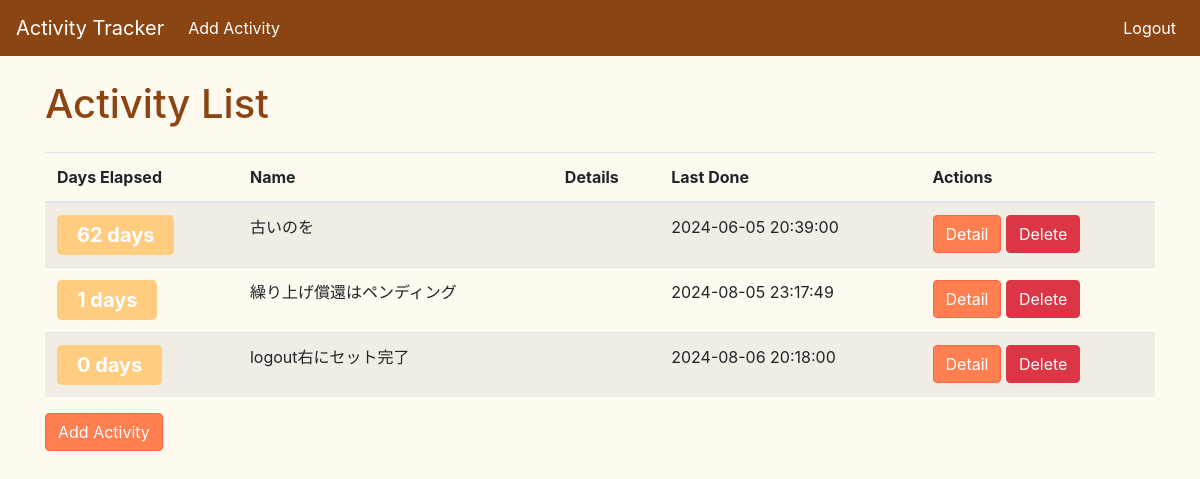
Screenshot of / (signed in) with the database file from the repository.
### models.py (models this page shows)
class Activity(db.Model):
    id = db.Column(db.Integer, primary_key=True)
    name = db.Column(db.String(200), nullable=False)
    last_done = db.Column(db.DateTime, default=datetime.utcnow)
    details = db.Column(db.String(500), nullable=True)
    user_id = db.Column(db.Integer, db.ForeignKey('user.id'), nullable=False)  # ユーザーIDの追加
    updates = db.relationship('Update', backref='activity', lazy=True, cascade="all, delete-orphan")  # * app.pyと同じ

### routes.py (the view)
@main.route('/')
@login_required  # *
def index():
    activities = Activity.query.filter_by(user_id=current_user.id).all()  # *
    current_time = datetime.now(pytz.utc).astimezone(JST)
    activities_with_elapsed = []
    for activity in activities:
        if activity.last_done.tzinfo is None:
            activity.last_done = pytz.utc.localize(activity.last_done)
        activity.last_done = activity.last_done.astimezone(JST)  ## この1行でUTCからJST表示
        elapsed_days = (current_time - activity.last_done).days
        activities_with_elapsed.append({
            'activity': activity,
            'elapsed_days': elapsed_days
        })
    sorted_activities = sorted(activities_with_elapsed, key=lambda activity: activity['elapsed_days'], reverse=True)
    return render_template('index.html', activities=sorted_activities)

### app.py (called while the page is built)
def create_app():
    app = Flask(__name__)
    app.config.from_object('config.Config')
    db.init_app(app)
    bcrypt.init_app(app)
    login_manager.init_app(app)
    migrate = Migrate(app, db)  # 追加
    @login_manager.user_loader
    def load_user(user_id):
        return User.query.get(int(user_id))
    with app.app_context():
        from models import User, Activity, Update  # 相対インポートを絶対インポートに変更
        db.create_all()
    from routes import main as main_blueprint
    app.register_blueprint(main_blueprint)
    return app

### templates/index.html (shortened to what this page needs)
{% extends "base.html" %}
{% block content %}
<h1 class="mb-4">Activity List</h1>
<table class="table table-striped">
    <thead>
        <tr>
            <th>Days Elapsed</th>
            <th>Name</th>
            <th>Details</th>
            <th>Last Done</th>
            <th>Actions</th>
        </tr>
    </thead>
    <tbody>
        {% for item in activities %}
            <tr>
                <td><span class="badge badge-warning">{{ item.elapsed_days }} days</span></td>
                <td>{{ item.activity.name }}</td>
                <td>{{ item.activity.details }}</td>
                <td class="last_done">{{ item.activity.last_done.strftime('%Y-%m-%d %H:%M:%S') }}</td>
                <td>
                    <a href="{{ url_for('main.activity_detail', id=item.activity.id) }}" class="btn btn-custom">Detail</a>
                    <form action="{{ url_for('main.delete_activity', id=item.activity.id) }}" method="post" style="display:inline;">
                        <button type="submit" class="btn btn-danger">Delete</button>
                    </form>
                </td>
            </tr>
        {% endfor %}
    </tbody>
</table>
<a href="{{ url_for('main.add_activity') }}" class="btn btn-custom">Add Activity</a>
{% endblock %}

### templates/base.html (shortened to what this page needs)
<!DOCTYPE html>
<html lang="en">
<head>
    <link href="https://stackpath.bootstrapcdn.com/bootstrap/4.5.2/css/bootstrap.min.css" rel="stylesheet">
    <link href="{{ url_for('static', filename='css/custom.css') }}" rel="stylesheet">
</head>
<body>
    <nav class="navbar navbar-expand-lg navbar-custom">
        <a class="navbar-brand" href="{{ url_for('main.index') }}">Activity Tracker</a>
        <div class="collapse navbar-collapse">
            <ul class="navbar-nav mr-auto">
                <li class="nav-item">
                    <a class="nav-link" href="{{ url_for('main.add_activity') }}">Add Activity</a>
                </li>
            </ul>
            <ul class="navbar-nav ml-auto">
                <li class="nav-item">
                    <a class="nav-link" href="{{ url_for('main.logout') }}">Logout</a>
                </li>
            </ul>
        </div>
    </nav>
    <div class="container mt-4">
        {% block content %}{% endblock %}
    </div>
</body>
</html>

### static/css/custom.css (style rules this page uses)
body { background-color: #fffaf0; }
h1, h2, h3, h4, h5, h6, p { color: #8b4513; }
.btn-custom { background-color: #ff7f50; color: white; border-color: #ff6347; }
.navbar-custom { background-color: #8b4513; color: white; }
.navbar-custom .navbar-brand, .navbar-custom .nav-link { color: white; }
.badge-warning { display: inline-block; padding: 0.5em 1em; background-color: #ffcc80; color: #fff; border-radius: 0.25em; font-size: 1.25em; font-weight: bold; text-align: center; }
.table .last_done { white-space: nowrap; overflow: hidden; text-overflow: ellipsis; }

### rows the page displays
Activity: activity.name "古いのを", activity.last_done "2024-06-05 20:39:00"
Activity: activity.name "繰り上げ償還はペンディング", activity.last_done "2024-08-05 23:17:49"
Activity: activity.name "logout右にセット完了", activity.last_done "2024-08-06 20:18:00"

### other values shown
{{ item.elapsed_days }} "62" "1" "0"
